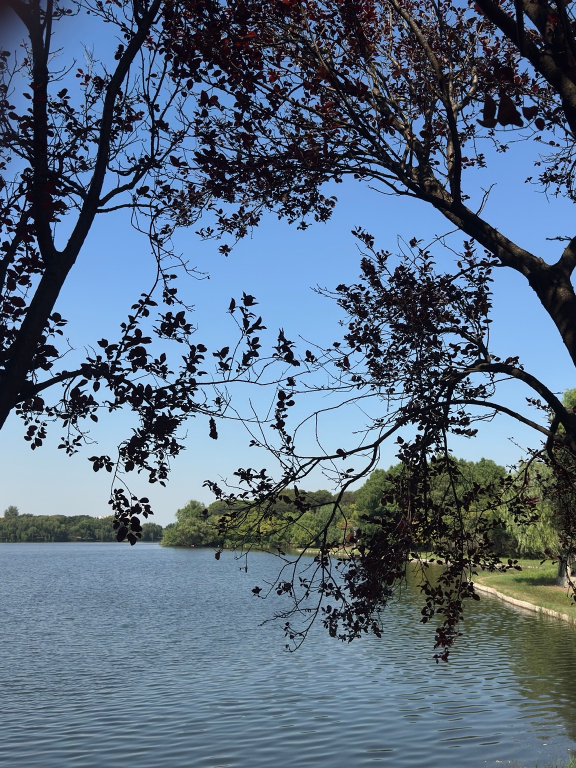
#> input picture tests/fixtures/improve/07_lake_frame.jpg, 1152 x 1536 px (shown at 1/2 size)
$ python measure.py ../../tests/fixtures/improve/07_lake_frame.jpg ../../tests/fixtures/improve/08_book_showcase.jpg
#> lines starting #> are read from the running program, lines starting #| are printed output that depends on the picture; after the words box and inside, x2 and y2 are one past the last pixel; in counts of white or black regions, pixels touching at a corner belong together
### photographic-studio/optional/ps_common.py
"""Photographic Studio - shared colour and filter helpers. numpy + Pillow; OpenCV is used for speed when present
(v1.2.4: same results, the box filter falls back to numpy without it), so the measuring and grading tools still run
on any agent that has Python."""
import hashlib
from pathlib import Path
import numpy as np
from PIL import Image, ImageOps
try:
    import cv2 as _cv2
except ImportError:
    _cv2 = None


# [74 lines left out: functions daylight_sky, sky_mask, sky_surfaces, not called in this run]


RAMP = {'left': lambda xx, yy: 1 - xx, 'right': lambda xx, yy: xx, 'top': lambda xx, yy: 1 - yy, 'bottom': lambda xx, yy: yy}
PATCH_DIRECT = 0.015     # v1.4.0: share of the land in sharp-edged bright patches that marks direct sun (sun patches)
GRAD_DIRECT = 6.0        # v1.4.0: L* the land rises towards the side the light comes from


# [45 lines left out: function light_character, not called in this run]


# ---- v1.4.0: shared measures, so the grade, the final guard (harmonize.py) and the gates (improve_check.py) agree ----
DARK_SHARE = 0.15        # the darkest 15 % of the ORIGINAL (smoothed) is the black anchor region


# [82 lines left out: functions unexposed, global_sep, dark_anchor_mask, fixed_dark_delta, structure_mask, midfreq and 2 more, not called in this run]


def sha256(p):
    return hashlib.sha256(Path(p).read_bytes()).hexdigest()


def load_rgb(p):
    """sRGB float array 0..1, EXIF orientation applied, alpha dropped."""
    im = ImageOps.exif_transpose(Image.open(p)).convert('RGB')
    return np.asarray(im).astype(np.float32) / 255.0


def save_png(a, p):
    Image.fromarray(np.uint8(np.clip(np.rint(a * 255.0), 0, 255))).save(p)


def to_linear(s):
    return np.where(s <= 0.04045, s / 12.92, ((s + 0.055) / 1.055) ** 2.4).astype(np.float32)


def to_srgb(l):
    l = np.clip(l, 0, None)
    return np.where(l <= 0.0031308, l * 12.92, 1.055 * np.power(l, 1 / 2.4) - 0.055).astype(np.float32)


_M = np.array([[0.4124564, 0.3575761, 0.1804375], [0.2126729, 0.7151522, 0.0721750], [0.0193339, 0.1191920, 0.9503041]], np.float32)
_MI = np.linalg.inv(_M).astype(np.float32)
_WHITE = np.array([0.95047, 1.0, 1.08883], np.float32)


def lin_to_lab(lin):
    xyz = lin @ _M.T / _WHITE
    f = np.where(xyz > 0.008856, np.cbrt(np.clip(xyz, 0, None)), 7.787 * xyz + 16 / 116)
    return np.stack([116 * f[..., 1] - 16, 500 * (f[..., 0] - f[..., 1]), 200 * (f[..., 1] - f[..., 2])], -1).astype(np.float32)


# [6 lines left out: function lab_to_lin, not called in this run]


def srgb_to_lab(s):
    return lin_to_lab(to_linear(s))


def box(x, r):
    """Mean filter of radius r (window 2r+1) with reflected borders. v1.2.4: OpenCV when present - the same result
    (max difference 6e-8 on a 1152x1440 test) about ten times faster; numpy integral image otherwise."""
    r = int(max(1, r))
    if _cv2 is not None:
        return _cv2.blur(np.ascontiguousarray(x, np.float32), (2 * r + 1, 2 * r + 1), borderType=_cv2.BORDER_REFLECT_101)
    # v1.2.9: separable running sums (same result, about 30 % faster; this path is what a host without OpenCV runs)
    n = 2 * r + 1
    c = np.cumsum(np.pad(np.asarray(x, np.float32), ((r + 1, r), (0, 0)), mode='reflect'), 0, dtype=np.float64)
    y = c[n:] - c[:-n]
    c = np.cumsum(np.pad(y, ((0, 0), (r + 1, r)), mode='reflect'), 1)
    return ((c[:, n:] - c[:, :-n]) / (n * n)).astype(np.float32)


def blur(x, r):
    """Three box passes: close to a Gaussian of sigma ~ r."""
    r = int(max(1, round(r * 0.6)))
    return box(box(box(x, r), r), r)


# [15 lines left out: functions guided, structure_corr, not called in this run]


HUES = {'red': 30, 'orange': 60, 'yellow': 95, 'green': 140, 'cyan': 200, 'blue': 275, 'purple': 310, 'magenta': 345}


def hue_weight(h_deg, centre, width=30.0):
    d = np.abs((h_deg - centre + 180) % 360 - 180)
    return np.where(d < width, 0.5 * (1 + np.cos(np.pi * d / width)), 0.0).astype(np.float32)


# --- drop-in replacements for skimage.color.rgb2lab / lab2rgb (v0.3.5: removes the scikit-image dependency) ---
_M64 = np.array([[0.412453, 0.357580, 0.180423], [0.212671, 0.715160, 0.072169], [0.019334, 0.119193, 0.950227]], np.float64)
_MI64 = np.linalg.inv(_M64)
_W64 = np.array([0.95047, 1.0, 1.08883], np.float64)


def _ft(x):
    x = np.asarray(x)
    return x.astype(np.float32, copy=False) if x.dtype == np.float32 else x.astype(np.float64)       # keep float32 like scikit-image does


# [30 lines left out: functions rgb2lab, lab2rgb, not called in this run]


# v2.1.0: run a sibling tool in this process when it can (no interpreter start-up per call), else in a separate one.
_TOOL_MODS = {}
_INPROC = ('grade.py', 'physics_check.py', 'look_transfer.py', 'keep_regions.py')   # v1.6.2: intensity_check.py archived


# [26 lines left out: function run_tool, not called in this run]

### photographic-studio/optional/measure.py
#!/usr/bin/env python3
"""Photographic Studio v0.3.0 - objective measurements of a photo, to ground the reading ("the eye").
Usage: python3 -I measure.py IMAGE [OUT_JSON]
Pure numpy + Pillow. Numbers only: it does not judge the photo; the agent reads them next to the image.
Positions are fractions of the frame (x from left, y from top)."""
import json, sys
from pathlib import Path
import numpy as np
sys.path.insert(0, str(Path(__file__).resolve().parent))
from ps_common import load_rgb, srgb_to_lab, blur, sha256, HUES, hue_weight


def pct(x, q):
    return round(float(np.percentile(x, q)), 1)


def distractions(L, C, h, w):
    """v1.2.6: candidate bright distractions for the brief - small bright things well above their surroundings (a
    white-clad visitor, a white stone, a railing glint, a dead-white sky gap). Light sources (lamps, lit windows) show up
    here too: the agent decides which to quiet and leaves real lights alone. A bright spot straight below another one is
    reported as its reflection ("reflection_of"): quiet both, or the water shows a light the bank no longer has.
    Whitish only (L* > 74, chroma < 18, 20 above the surroundings): sunlit leaves and flowers are bright but colourful."""
    try:
        import cv2
    except ImportError:   # v1.2.9: no OpenCV - numpy + Pillow stand-in
        import cvlite as cv2
    k = max(6, min(h, w) // 60)
    exc = L - blur(L, 3 * k)
    core = (L > 74) & (exc > 20) & (C < 18)            # whitish: sunlit leaves are bright too, but colourful
    g = max(3, k // 3)
    m = cv2.dilate(core.astype(np.uint8), np.ones((g, g), np.uint8))   # a figure broken by leaves stays one item
    n, lab_, st, cen = cv2.connectedComponentsWithStats(m, 8)
    A = h * w; found = []
    for i in range(1, n):
        x, y, bw, bh, area = st[i]
        sel = (lab_ == i) & core
        area = int(sel.sum())
        if not (0.00015 * A <= area <= 0.02 * A): continue
        if bw > 0.2 * w or bh > 0.2 * h: continue      # a scatter of glints across the frame, not one thing
        ring = (cv2.dilate(sel.astype(np.uint8), np.ones((2 * k + 1, 2 * k + 1), np.uint8)) > 0) & ~sel
        surround = float(np.median(L[ring])) if ring.any() else float(L.mean())
        Lm = float(L[sel].mean())
        pad_x, pad_y = max(2, int(bw * 0.2)), max(2, int(bh * 0.2))
        box = [max(0, x - pad_x) / w, max(0, y - pad_y) / h, min(w, x + bw + pad_x) / w, min(h, y + bh + pad_y) / h]
        found.append({'box': [round(v, 3) for v in box], 'L': round(Lm, 1), 'surround_L': round(surround, 1),
                      'above_surround': round(Lm - surround, 1), 'area': round(area / A, 4),
                      'centre': [round(float(cen[i][0] / w), 3), round(float(cen[i][1] / h), 3)],
                      'solid': round(float(area / max(bw * bh, 1)), 2),
                      'chroma': round(float(C[sel].mean()), 1)})
    found = found  # (sorted below)
    for d in found:   # sky seen through leaves near the top, or glints on water: listed after the single objects
        near = sum(1 for e in found if e is not d and abs(e['centre'][0] - d['centre'][0]) < 0.15 and abs(e['centre'][1] - d['centre'][1]) < 0.15)
        d['kind'] = 'sky_gap' if d['centre'][1] < 0.3 and d['L'] > 85 else ('glints' if near >= 3 and d['centre'][1] > 0.65 else 'object')
    order = {'object': 0, 'sky_gap': 1, 'glints': 2}
    # a person or a stone is one solid shape; sparkle on water and sky through leaves are broken and scattered
    found.sort(key=lambda d: (order[d['kind']], -d['above_surround'] * d['area'] ** 0.5 * min(1.0, d['solid'] / 0.35)))
    glints = sum(1 for d in found if d['kind'] == 'glints')
    found = [d for d in found if d['kind'] == 'object'][:8] + [d for d in found if d['kind'] == 'sky_gap'][:2]   # v1.2.6b: the few that pull hardest
    for i, d in enumerate(found):          # a reflection: the same column a little further down, a little darker
        if not 0.25 < d['centre'][1] < 0.75 or d['kind'] != 'object': continue
        for j, e in enumerate(found):
            dy = e['centre'][1] - d['centre'][1]
            if j != i and 0.02 < dy < 0.3 and abs(e['centre'][0] - d['centre'][0]) < 0.03 and e['L'] <= d['L'] + 2 \
                    and 'reflection_of' not in e:
                e['reflection_of'] = i; break
    for i, d in enumerate(found): d['id'] = i
    return {'candidates': found, 'water_glints': glints,
            'note': 'candidates only - most are NOT distractions. Quiet only what pulls the eye away from the subject '
                    '(a white-clad visitor, a stray white stone, a railing glint, a dead-white sky gap). Parts of the subject '
                    '(its white wall or gable, plaques, window paper, lamps) stay. Usually 0-3 things; with reflection_of, '
                    'quiet the water image with its object (also). director_brief.md'}


def main(path, out=None):
    rgb = load_rgb(path)
#> in load_rgb, im is the input picture: PIL image 1152x1536 RGB; mean R, G, B 89.7, 109.1, 130
    h, w = rgb.shape[:2]
    lab = srgb_to_lab(rgb)
    L, a, b = lab[..., 0], lab[..., 1], lab[..., 2]
    C = np.hypot(a, b)
    hue = np.degrees(np.arctan2(b, a)) % 360
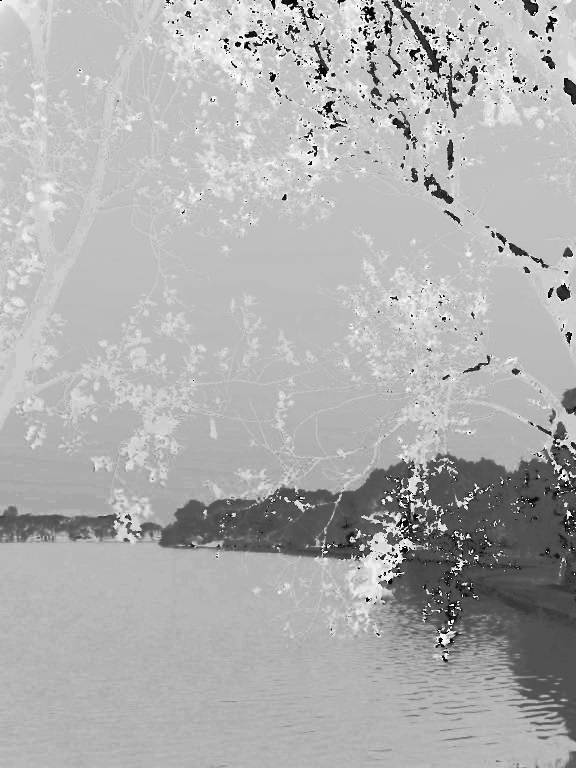
#> hue: shape (1536, 1152) float32 (shown at 1/2 size); min 0, max 360, mean 248; drawn with min black and max white
    u8 = np.uint8(np.clip(np.rint(rgb * 255), 0, 255))
    r = {'file': Path(path).name, 'sha256': sha256(path), 'size': [w, h], 'aspect': round(w / h, 3)}

    r['tone'] = {'L_mean': round(float(L.mean()), 1), 'L_p1': pct(L, 1), 'L_p5': pct(L, 5), 'L_p50': pct(L, 50), 'L_p95': pct(L, 95), 'L_p99': pct(L, 99),
                 'dynamic_range_p1_p99': round(pct(L, 99) - pct(L, 1), 1), 'global_contrast_L_std': round(float(L.std()), 1),
                 'shadows_fraction_L_below_20': round(float((L < 20).mean()), 3), 'highlights_fraction_L_above_85': round(float((L > 85).mean()), 3),
                 'clipped_white_fraction': round(float(np.any(u8 == 255, 2).mean()), 4), 'clipped_black_fraction': round(float(np.all(u8 <= 2, 2).mean()), 4)}
    key = 'low-key' if L.mean() < 38 else 'high-key' if L.mean() > 68 else 'mid-key'
#> key = 'mid-key'
    r['tone']['key'] = key
    r['tone']['hint'] = ('flat: little separation between darks and lights' if r['tone']['dynamic_range_p1_p99'] < 60 else
                         'wide range: protect highlights and shadows' if r['tone']['dynamic_range_p1_p99'] > 88 else 'normal range')

    # local contrast ("clarity") and sharpness proxies
    step = max(1, min(h, w) // 600)
    Ls = L[::step, ::step]
    r['detail'] = {'local_contrast': round(float(np.abs(Ls - blur(Ls, 8)).mean()), 2), 'fine_detail': round(float(np.abs(Ls - blur(Ls, 1.5)).mean()), 2)}

    # colour
    wC = C / (C.sum() + 1e-9)
    r['colour'] = {'chroma_mean': round(float(C.mean()), 1), 'chroma_p95': pct(C, 95), 'a_mean': round(float(a.mean()), 1), 'b_mean': round(float(b.mean()), 1),
                   'temperature_hint': 'warm cast' if b.mean() > 8 else 'cool cast' if b.mean() < -4 else 'near neutral',
                   'shadows_b_mean': round(float(b[L < 30].mean()) if (L < 30).any() else 0.0, 1), 'highlights_b_mean': round(float(b[L > 70].mean()) if (L > 70).any() else 0.0, 1)}
    fam = {}
    for name, centre in HUES.items():
        m = hue_weight(hue, centre) * (C > 8)
        share = float((m * wC).sum())
        if share > 0.03:
            sel = m > 0.5
            fam[name] = {'share_of_colour': round(share, 2), 'area_fraction': round(float(sel.mean()), 3),
                         'chroma_mean': round(float(C[sel].mean()) if sel.any() else 0.0, 1), 'L_mean': round(float(L[sel].mean()) if sel.any() else 0.0, 1),
                         'centre_xy': [round(float(np.nonzero(sel)[1].mean() / w), 2), round(float(np.nonzero(sel)[0].mean() / h), 2)] if sel.any() else None}
#> this loop made 8 passes
#> share on passes 1 to 8: 0.00166, 0.00107, 0.0294, 0.0126, 0.000661, 0.55, 0.0145, 0.00255
#> pass 1, in main, `m = hue_weight(hue, centre) * (C > 8)`:
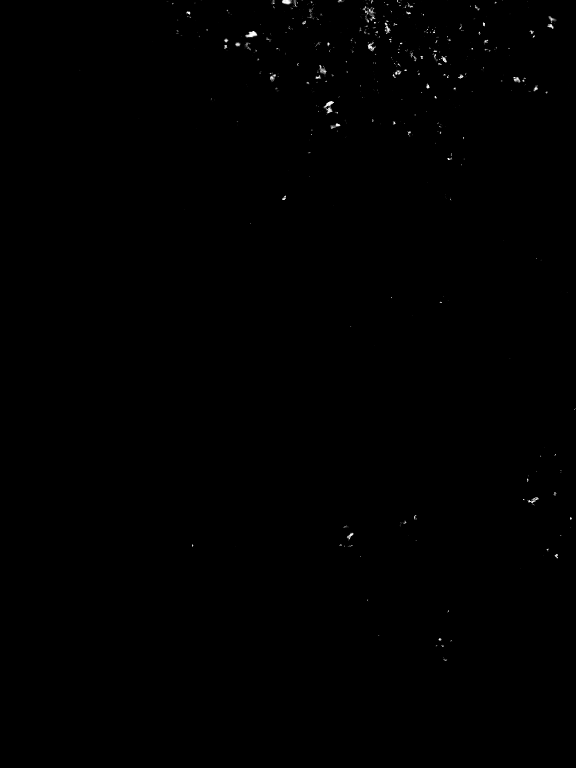
#> m: shape (1536, 1152) float32 (shown at 1/2 size); min 0, max 1, mean 0.00189
#> after the loop:
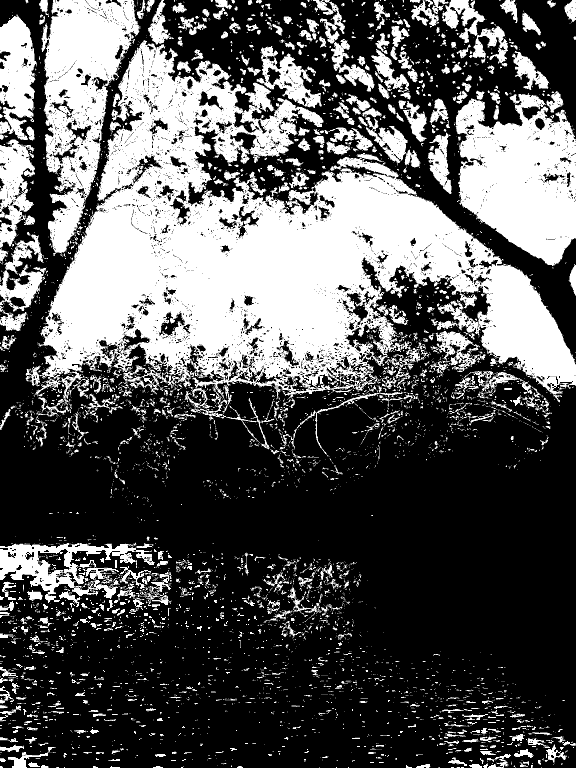
#> sel: shape (1536, 1152) bool (shown at 1/2 size); 35% white; 5095 white regions (4255 under 20 px), largest, box (x1, y1, x2, y2) and area: (68, 80, 1152, 821) 338680, (911, 186, 1152, 532) 56434, (83, 0, 279, 514) 49497
#> after the loop, fam = 1 item
    r['colour']['families'] = dict(sorted(fam.items(), key=lambda kv: -kv[1]['share_of_colour']))
    r['colour']['neutral_area_fraction'] = round(float((C < 8).mean()), 3)

    # where the light and the weight are
    thirds = lambda arr: [[round(float(arr[i * h // 3:(i + 1) * h // 3, j * w // 3:(j + 1) * w // 3].mean()), 1) for j in range(3)] for i in range(3)]
    r['layout'] = {'L_mean_3x3': thirds(L), 'chroma_mean_3x3': thirds(C),
                   'brightest_cell_row_col': list(map(int, np.unravel_index(int(np.argmax(np.array(thirds(L)))), (3, 3)))),
                   'top_minus_bottom_L': round(float(L[:h // 2].mean() - L[h // 2:].mean()), 1), 'left_minus_right_L': round(float(L[:, :w // 2].mean() - L[:, w // 2:].mean()), 1)}

    # sky estimate: bright, low-texture, blue-to-neutral pixels connected to the top edge (rough)
    tex = np.abs(L - blur(L, 4))
    skyish = (tex < 2.5) & ((b < -5) | ((L > 60) & (C < 15)))            # blue of any brightness, or bright and near-neutral (overcast)
#> skyish: shape (1536, 1152) bool; 31.8% white; 23785 white regions (22741 under 20 px), largest, box (x1, y1, x2, y2) and area: (332, 351, 911, 760) 91416, (0, 1410, 1152, 1536) 55091, (0, 810, 280, 1034) 36752
    col_run = np.cumprod(skyish.astype(np.uint8), axis=0).astype(bool)      # stays true from the top until first non-sky pixel
#> col_run: shape (1536, 1152) bool; 0.06% white; 54 white regions (46 under 20 px), largest, box (x1, y1, x2, y2) and area: (907, 0, 932, 13) 290, (122, 0, 141, 15) 232, (98, 0, 104, 55) 170
    r['sky'] = {'estimated_area_fraction': round(float(col_run.mean()), 3)}
    if col_run.mean() > 0.03:
        r['sky'].update({'L_mean': round(float(L[col_run].mean()), 1), 'chroma_mean': round(float(C[col_run].mean()), 1), 'b_mean': round(float(b[col_run].mean()), 1),
                         'lowest_y': round(float(np.nonzero(col_run.any(1))[0].max() / h), 2),
                         'hint': 'pale / washed sky' if L[col_run].mean() > 78 and C[col_run].mean() < 14 else 'sky has colour',
                         'note': 'rough estimate from smooth blue or bright-neutral pixels reaching the top edge; confirm by eye'})

    # attention estimate: local contrast + colourfulness, to suggest where the eye lands now (not what the subject is)
    s = max(1, min(h, w) // 200)
    Lq, Cq = L[::s, ::s], C[::s, ::s]
    sal = np.abs(Lq - blur(Lq, 12)) / 12 + np.abs(Cq - Cq.mean()) / 30
#> in box (call 10), `return _cv2.blur(np.ascontiguousarray(x, np.float32), (2 * r + 1, 2 * ..`:
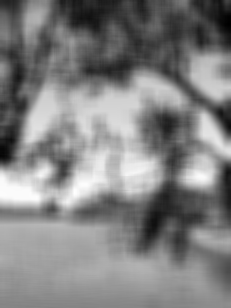
#> returned value: shape (308, 231) float32; min 2.3, max 83.96, mean 43.8; drawn with min black and max white
    sal = blur(sal, 6)
#> in box (call 14), `r = int(max(1, r))`: r = 4
#> in box (call 14), `return _cv2.blur(np.ascontiguousarray(x, np.float32), (2 * r + 1, 2 * ..`:
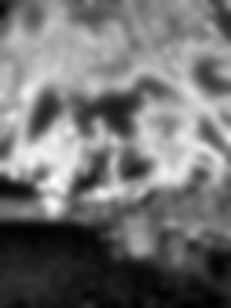
#> returned value: shape (308, 231) float32; min 0.329, max 3.51, mean 1.75; drawn with min black and max white
    thr = np.percentile(sal, 85)
#> thr = 2.57
    ys, xs = np.nonzero(sal >= thr)
#> ys = 10673 values from 19 to 213; xs = 10673 values, max 230 at index 4347, min 0 at index 1214, mean 103.8
    wts = sal[ys, xs]
#> wts = 10673 values, max 3.38 at index 9672, min 2.57 at index 5610, mean 2.82
    hq, wq = sal.shape
    r['attention'] = {'centroid_xy': [round(float((xs * wts).sum() / wts.sum() / wq), 2), round(float((ys * wts).sum() / wts.sum() / hq), 2)],
                      'box_xyxy': [round(float(np.percentile(xs, 5) / wq), 2), round(float(np.percentile(ys, 5) / hq), 2), round(float(np.percentile(xs, 95) / wq), 2), round(float(np.percentile(ys, 95) / hq), 2)],
                      'note': 'where contrast and colour concentrate now; the agent decides what the subject actually is'}
    edge = np.concatenate([sal[:hq // 12].ravel(), sal[-hq // 12:].ravel(), sal[:, :wq // 12].ravel(), sal[:, -wq // 12:].ravel()])
    r['attention']['edge_pull'] = round(float(edge.mean() / (sal.mean() + 1e-9)), 2)
    r['attention']['edge_hint'] = 'strong pull at the frame edges: consider vignette or crop' if r['attention']['edge_pull'] > 1.15 else 'edges are quiet'

    r['distractions'] = distractions(L, C, h, w)
#> in distractions, `exc = L - blur(L, 3 * k)`:
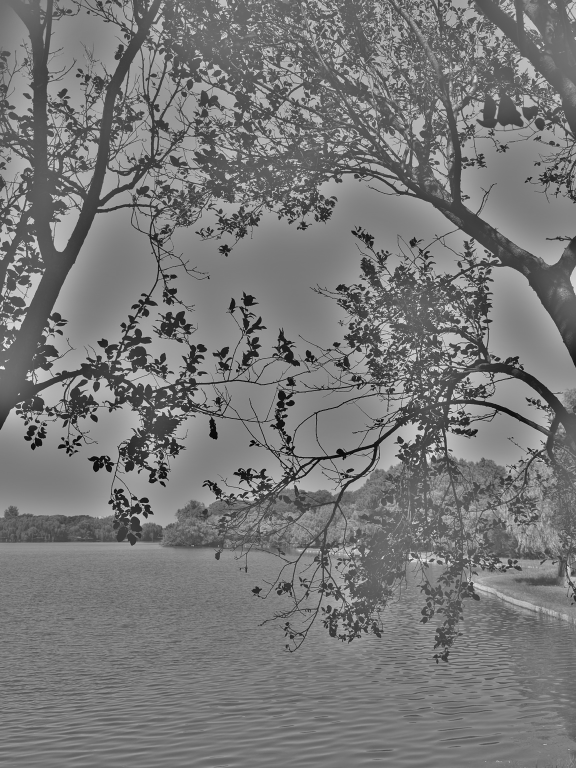
#> exc: shape (1536, 1152) float32 (shown at 1/2 size); min -73.82, max 82.77, mean 0; drawn with min black and max white
#> in distractions, `n, lab_, st, cen = cv2.connectedComponentsWithStats(m, 8)`:
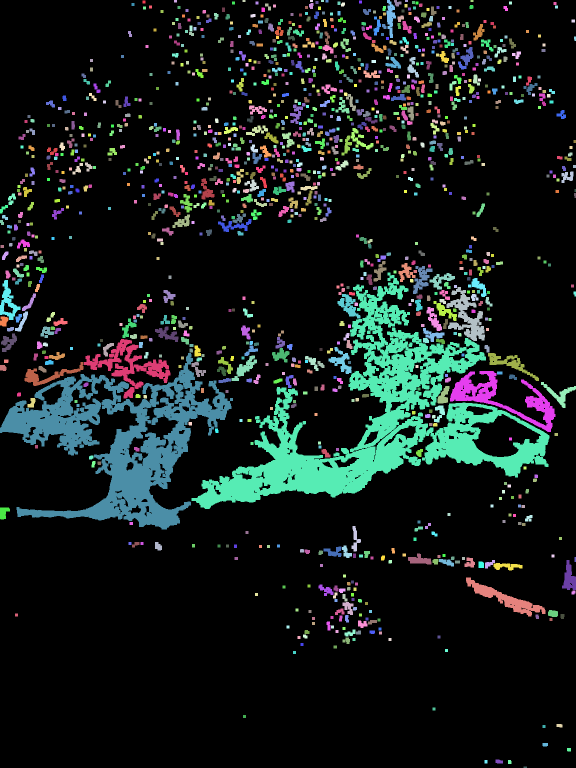
#> lab_: shape (1536, 1152) int32 (shown at 1/2 size); 1323 distinct labels, from 0 to 1322; one colour per label, 0 black
#> in distractions, `n, lab_, st, cen = cv2.connectedComponentsWithStats(m, 8)`: n = 1323; st = 1323 rows, first 6: [0, 0, 1152, 1536, 1498366], [285, 1, 6, 6, 36], [348, 0, 6, 5, 30], [485, 0, 6, 4, 24], [620, 0, 6, 4, 24], [642, 0, 6, 4, 24]; cen = 1323 pairs, first value 3.5 to 1150, second value 1.5 to 1534
#> the loop in distractions, `for i in range(1, n):` made 1322 passes
#> (x, bw, bh) on pass 8: (773, 19, 76)
#> after the loop in distractions, `for i in range(1, n):`: found = 4 items
#> the loop in distractions, `for d in found:` made 4 passes
#> near on passes 1 to 4: 1, 0, 1, 0
#> in distractions, `glints = sum(1 for d in found if d['kind'] == 'glints')`: glints = 0
#> the loop in distractions, `for i, d in enumerate(found):` made 4 passes
#> after the loop in distractions, `for i, d in enumerate(found):`: e = 9 items
#> the loop in distractions, `for i, d in enumerate(found): d['id'] = i` made 4 passes
    ab = r['attention']['box_xyxy']
#> ab = [0.06, 0.19, 0.9, 0.62]
    for c in r['distractions']['candidates']:   # inside the area that already holds the eye: often part of the subject itself
        cx, cy = c['centre']
        c['in_attention_area'] = bool(ab[0] <= cx <= ab[2] and ab[1] <= cy <= ab[3])
#> this loop made 4 passes
#> (cx, cy) on passes 1 to 4: (0.878, 0.78), (0.225, 0.476), (0.872, 0.518), (0.81, 0.412)

    text = json.dumps(r, ensure_ascii=False, indent=1)
    if out:
        Path(out).write_text(text, encoding='utf-8')
    print(text)
#> (printed output is left out)


if __name__ == '__main__':
    if len(sys.argv) < 2:
        sys.exit(__doc__)
    main(sys.argv[1], sys.argv[2] if len(sys.argv) > 2 else None)
